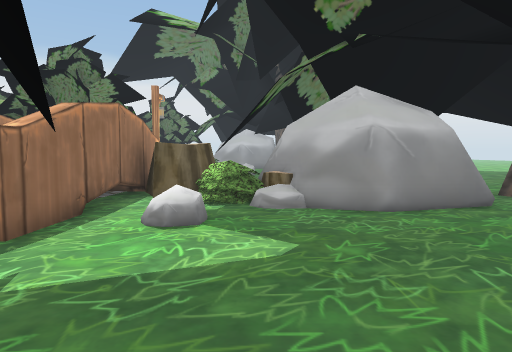
[1] (above)

24 first-person views from a walk through a 3-D level made in the Unity game engine. The camera is 1.2 m above the floor, tilts 4° down and sees 75° across. The floor is counted in squares, 1 m on a side. Each view is taken from the middle of a square. On the plan, view 1 faces up. The plan holds only what a view shows up to about 14 squares ahead; the rest is blank. The place goes on beyond the plan.

[2]
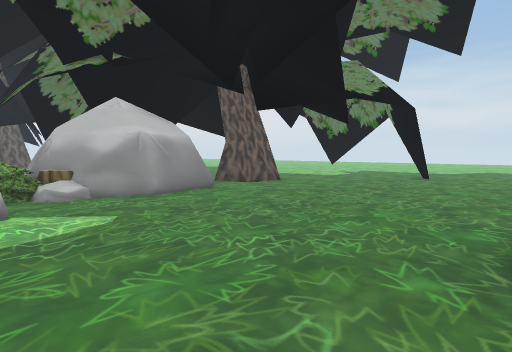

[3]
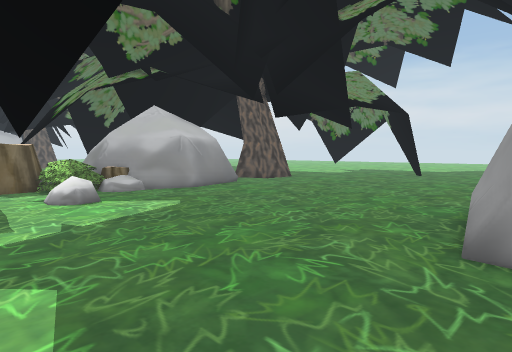

[4]
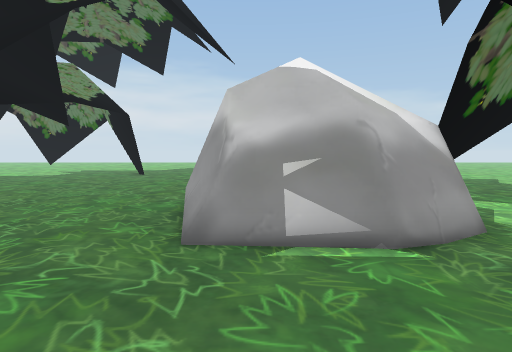

[5]
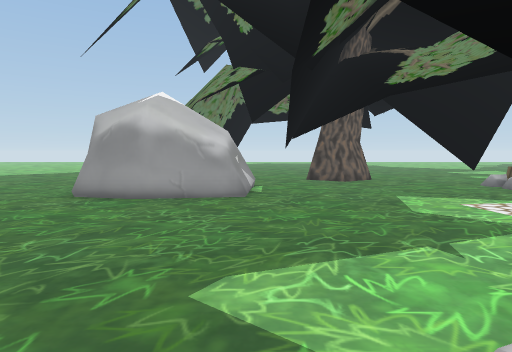

[6]
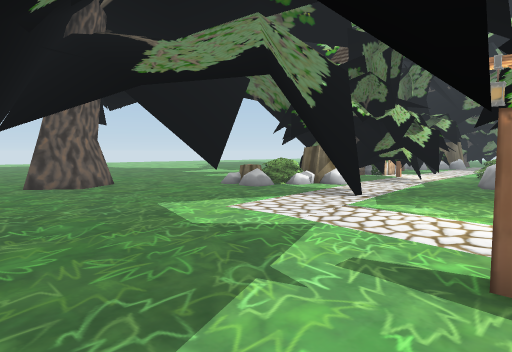

[7]
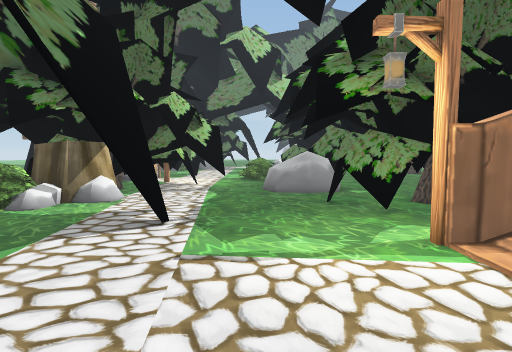

[8]
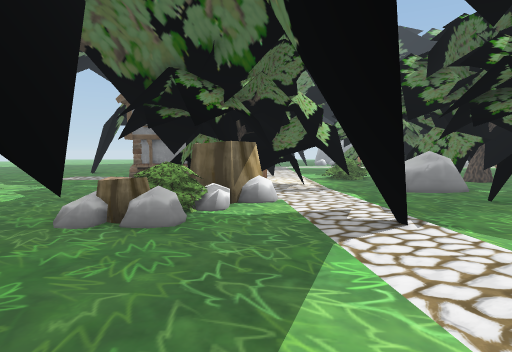

[9]
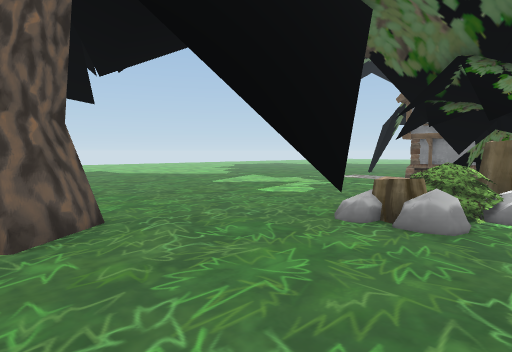

[10]
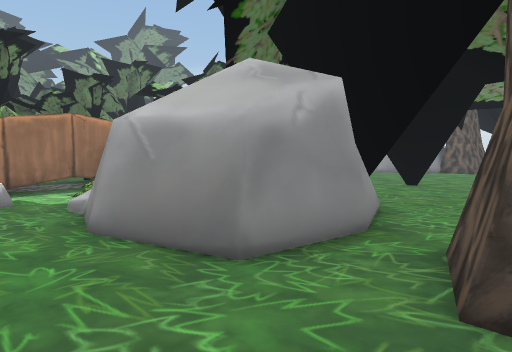

[11]
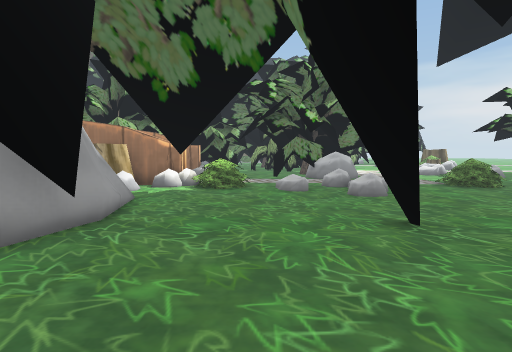

[12]
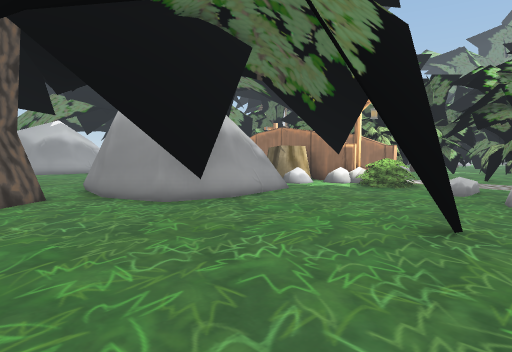

[13]
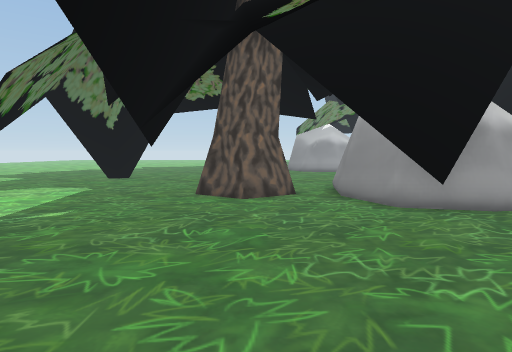

[14]
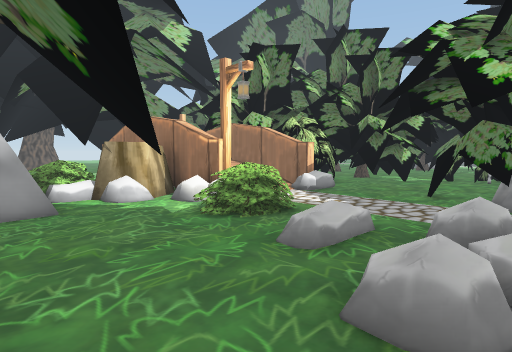

[15]
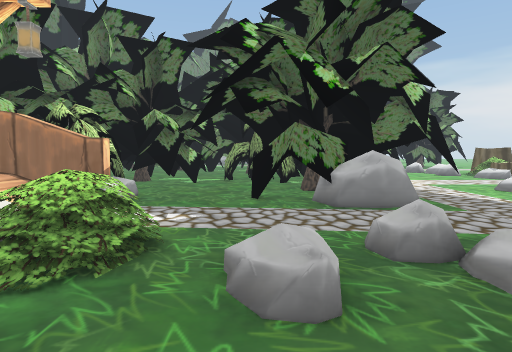

[16]
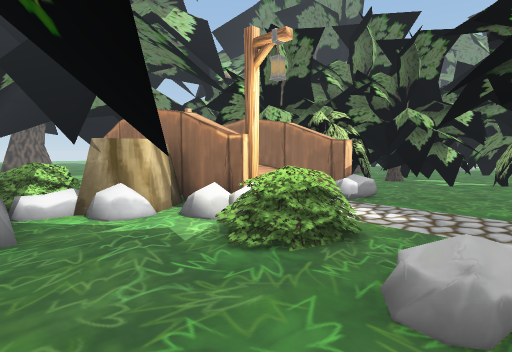

[17]
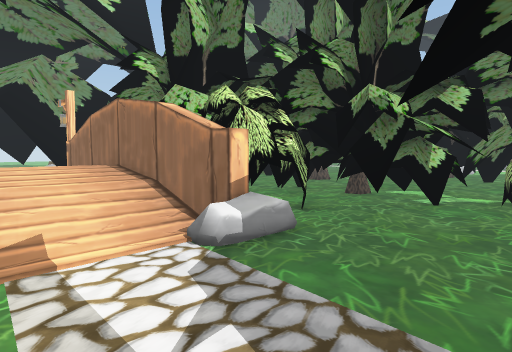

[18]
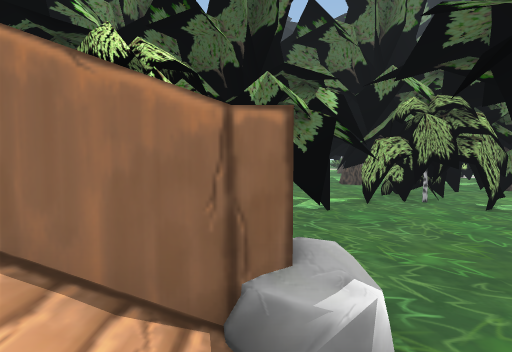

[19]
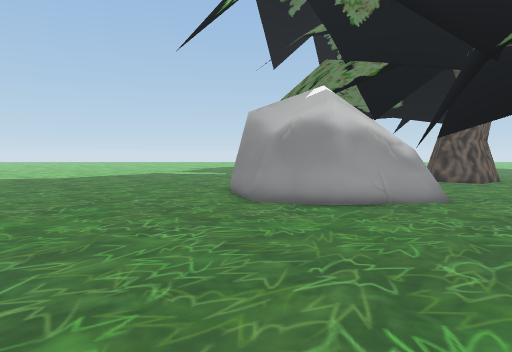

[20]
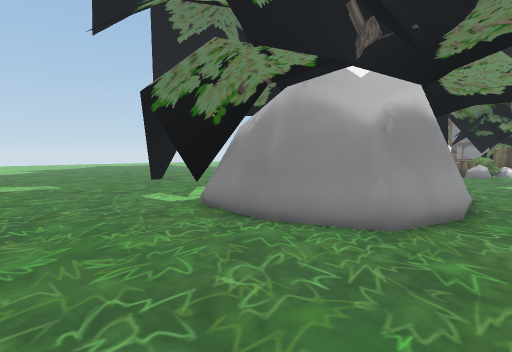

[21]
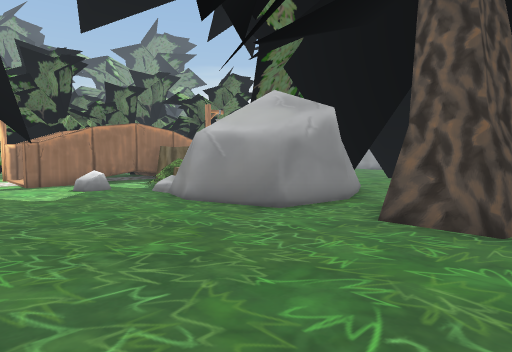

[22]
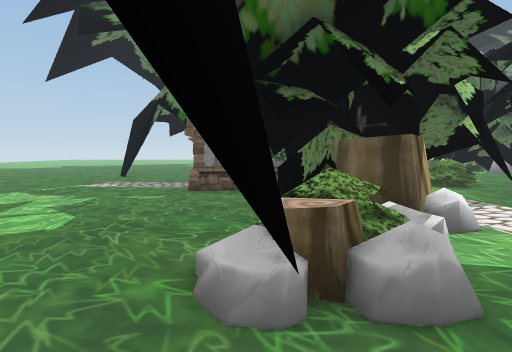

[23]
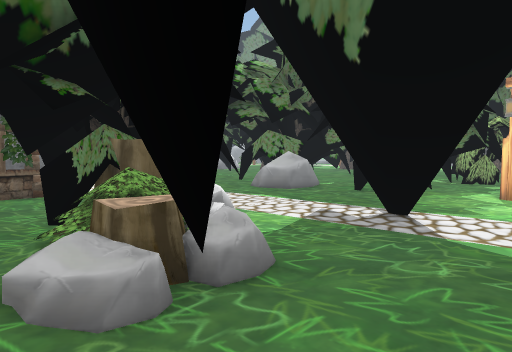

[24]
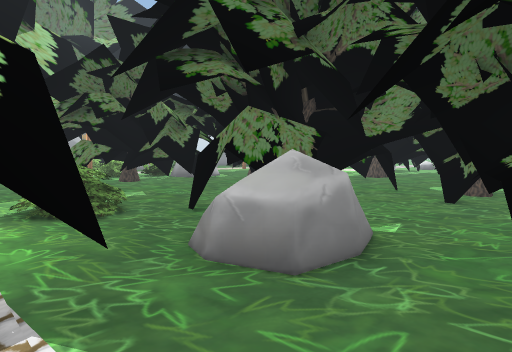

### Floor plan
Key: @ floor where view 1 was taken; # wall or solid block; x gap in a wall; . main floor; : floor 0.75 m higher than the main floor; / step, stairs or slope; S streetlight; T stump; B bush; H thing the floor can be seen under or through; U house; O other object.
Columns run from 25 left of view 1 to 10 right of it. Each row starts with its distance up from view 1.
 19                 #OO#..O O..........
 18            ### ###OO..O. O........
 17            OO######.........###.....
 16        ####OO#.###..../O............
 15        ##..OO... . ..///............
 14       ##.. ###......./ /. ..........
 13      ###...####......///# .........
 12       .x...# ##OO#O..SO.# OOO##....
 11          ###  #OOO#//##T OOO OO.....
 10               #OOO#//#TTTOOO  O..##x
  9     #         #####::##T BOO OO.###.
  8     #           ###::#..OBTOOOO..##.
  7   ###.  #      ##.#  #....OOOO .....
  6   ##...#########. #  #.OO...........
  5 ## .....HH#O####x##/ #..............
  4 ## ... .HHOO#.##..S..##.............
  3         ..OOO.......................
  2    ...///..O........................
  1    ...//...#........................
  0         .#.##...###......@..........
 -1         .#### ..##..................
 -2         O ###TT...........OOOOO.....
 -3           ###TOOO........#OO OO.....
 -4         #######TBO.... ..OOO  OO....
 -5         ##..##//OHH...  xOOOO O.....
 -6         U... .......... ..OOO O.....
 -7        UUU..........###.# .###......

Where each view was taken, in squares from view 1:
view 1: 0 up, 0 right, facing up
view 2: 2 down, 2 left, facing up-right
view 3: 3 down, 4 left, facing up-right
view 4: 3 down, 4 left, facing right
view 5: 7 up, 0 right, facing down
view 6: 5 up, 0 right, facing down-left
view 7: 2 up, 3 left, facing left
view 8: 2 down, 3 left, facing left
view 9: 2 down, 3 left, facing down-left
view 10: 5 up, 8 right, facing up-left
view 11: 15 up, 9 right, facing left
view 12: 19 up, 9 right, facing down-left
view 13: 19 up, 8 right, facing down
view 14: 19 up, 2 right, facing down-left
view 15: 16 up, 1 right, facing left
view 16: 17 up, 1 right, facing down-left
view 17: 16 up, 4 left, facing down-left
view 18: 12 up, 5 left, facing left
view 19: 6 up, 5 right, facing down
view 20: 0 up, 10 right, facing down-left
view 21: 2 up, 10 right, facing up-left
view 22: 5 down, 6 left, facing left
view 23: 6 down, 6 left, facing up-left
view 24: 0 up, 11 left, facing up-left
